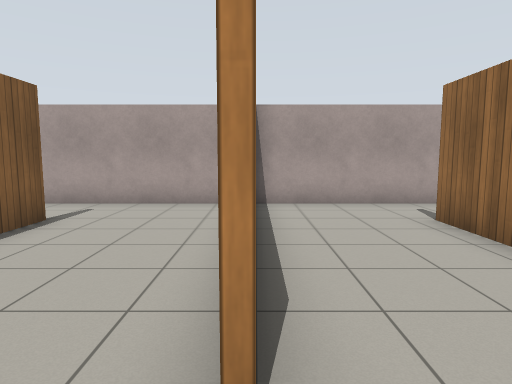
[1] (above)

14 first-person views from a walk through a Gazebo world. The camera is 1.2 m above the floor, tilts 6° down and sees 75° across. The floor is counted in squares, 1 m on a side. Each view is taken from the middle of a square. On the plan, view 1 faces up. The plan holds only what a view shows up to about 13 squares ahead; the rest is blank. The place goes on beyond the plan. Simple patterns stand in for the simulator's built-in surfaces.

[2]
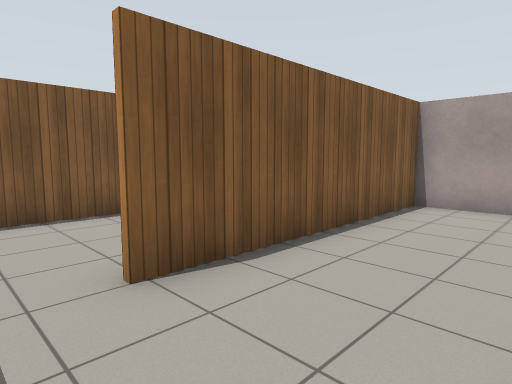

[3]
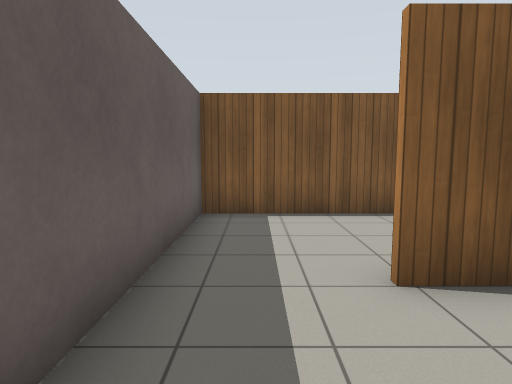

[4]
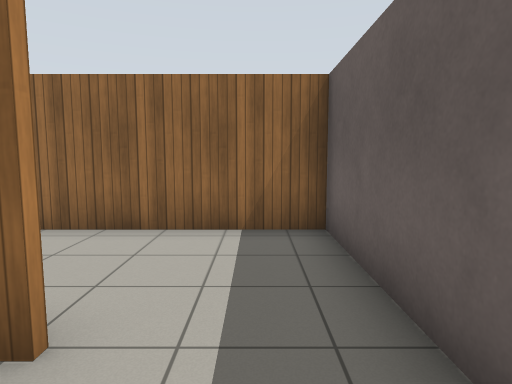

[5]
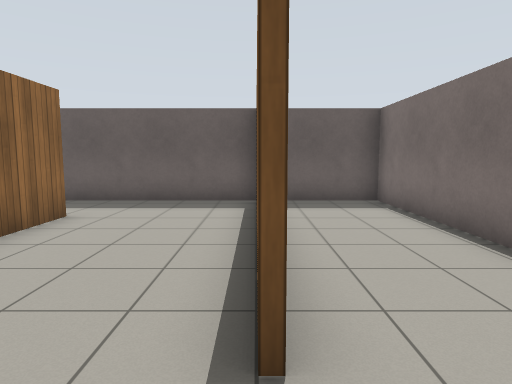

[6]
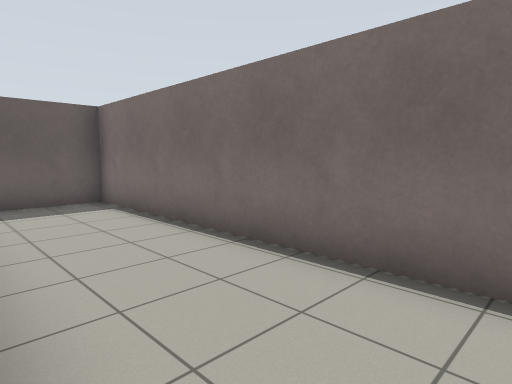

[7]
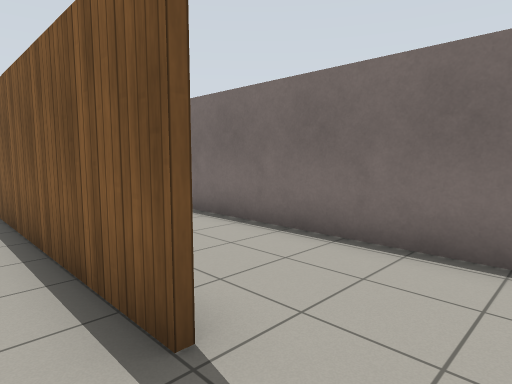

[8]
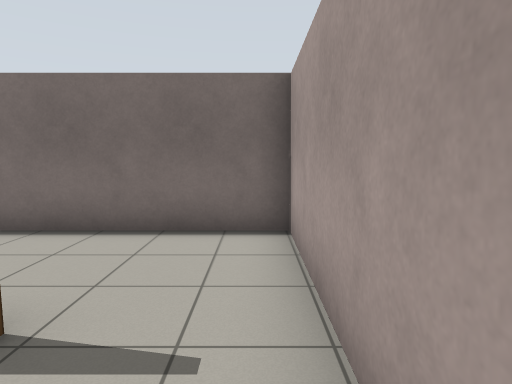

[9]
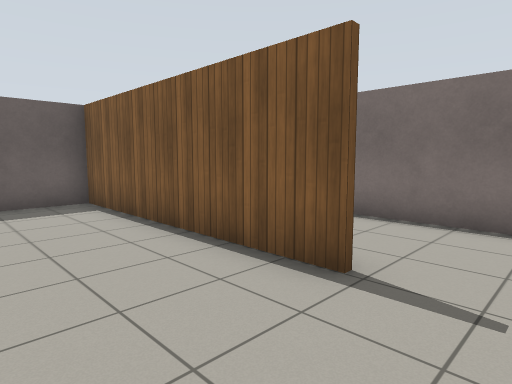

[10]
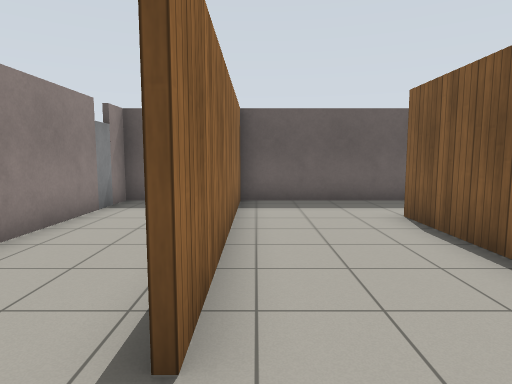

[11]
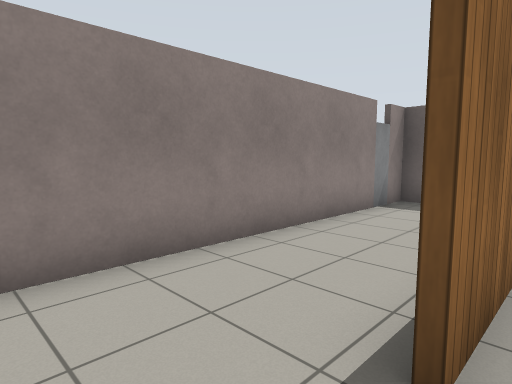

[12]
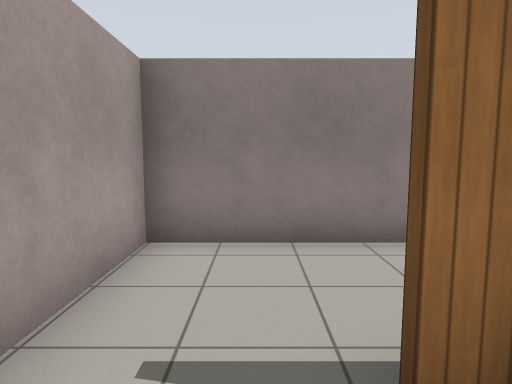

[13]
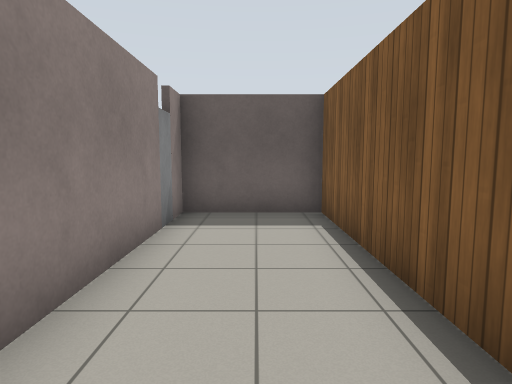

[14]
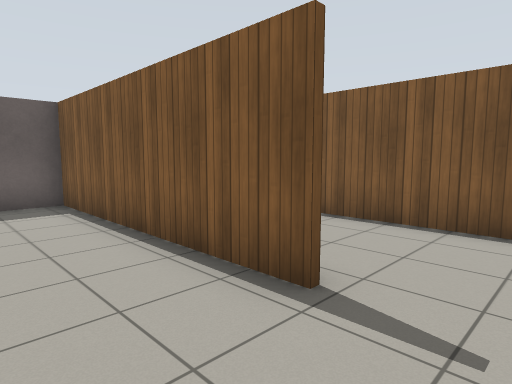

### Floor plan
Points are (right, up) in squares from view 1. A wall is a line through its corners. A room is listed if a view was taken in it or the views show most of it. See-through windows are left out.
Room 1 (views 1, 2, 3, 10, 11, 12)
walls: (3.4, 8.5) (0, 8.5) (0, 1.2); (3.4, -1.2) (3.4, 6.4); (-0.4, -1.2) (4.1, -1.2)
ways out: opening at (0, 0.5) to room 2; opening at (4, 7.5) to room 3
Room 2 (views 4, 5, 6, 7, 8, 9)
walls: (-4, 6.4) (-4, -1.2); (-0.2, 1.2) (-0.2, 3.1); (-0.9, 8.5) (-4.4, 8.5); (-3.9, -1.2) (-0.4, -1.2)
ways out: opening at (0, 0.5) to room 1; opening at (-4, 7.5) to room 4
Room 3 (views 13, 14)
walls: (3.6, 6.4) (3.6, -1.2); (6.6, 0.5) (6.6, 8.5) (3.4, 8.5); (4.1, -1.2) (6.6, -1.2)
ways out: opening at (4, 7.5) to room 1
Room 4 (no view inside)
walls: (-4.4, 8.5) (-7.4, 8.5) (-7.4, -1.2) (-3.9, -1.2)
ways out: opening at (-4, 7.5) to room 2

Positions as (right, up) in squares from view 1, and headings:
1: (0, 0), facing up
2: (3, 0), facing up-left
3: (3, 0), facing left
4: (-2, 0), facing right
5: (-4, 8), facing down
6: (-4, 8), facing down-left
7: (-3, 8), facing down-left
8: (-2, 8), facing left
9: (-1, 8), facing down-left
10: (3, 8), facing down
11: (3, 8), facing down-right
12: (2, 7), facing right
13: (5, 6), facing down
14: (6, 8), facing down-left
